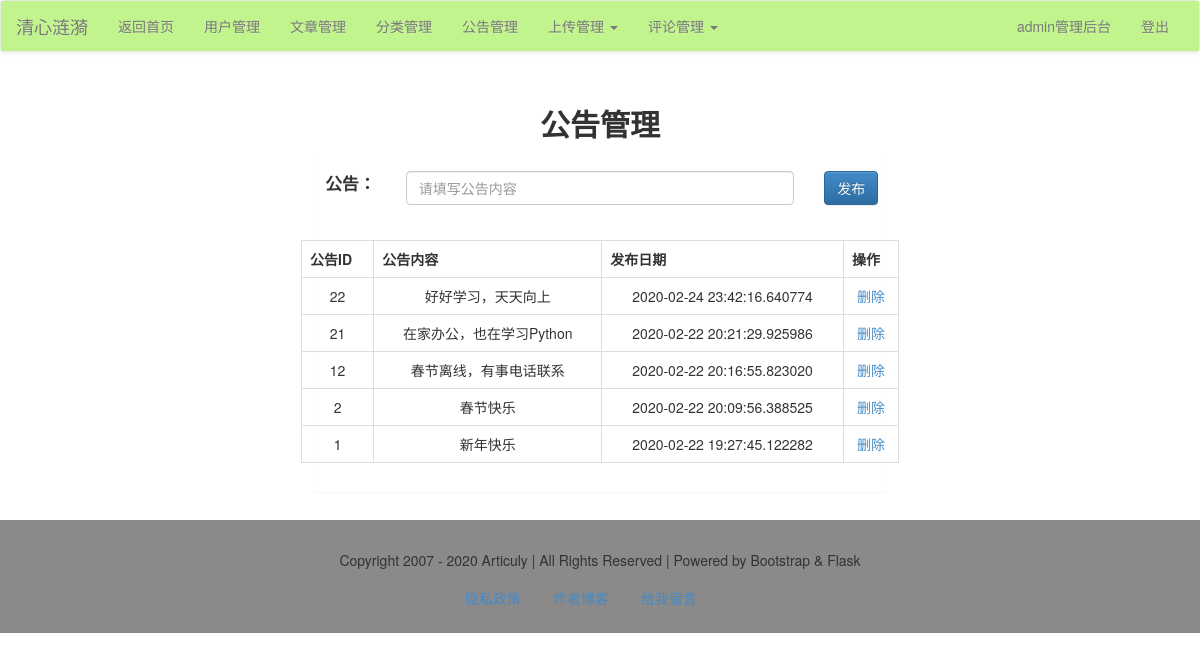
Page /admin/alert/list/ (signed in) on the committed database.
### models.py (models this page shows)
class Alert(db.Model):
    alert_id = db.Column(db.Integer, primary_key=True)
    alert_time = db.Column(db.DateTime, default=datetime.now)
    alert_content = db.Column(db.String)

### admin/alert.py (the view)
@admin_app.route("/alert/list/", methods=['get', 'post'])
def alert_list():
    alerts = Alert.query.order_by(Alert.alert_id.desc()).all()
    if request.method == 'POST':
        content = request.form['alert']
        alert = Alert(alert_content=content)
        db.session.add(alert)
        db.session.commit()
        return redirect(url_for("admin_app.alert_list"))
    return render_template('admin/alert/alert_list.html', alerts=alerts)

### admin/admin_app.py (called while the page is built)
@admin_app.before_request
@login_required
def is_admin():
    print(session['user'])
    if session['user'] != 'admin':
        print('user is someone else.')
        return redirect(url_for('login'))

### app.py (called while the page is built)
@app.context_processor
def account():
    username = session.get('user')
    return {'username': username}

@app.context_processor
def getCateList():
    cates = Category.query.all()
    return {'cates': cates}

### libs.py (called while the page is built)
def login_required(func):
    @wraps(func)
    def decorator_nest(*args, **kwargs):
        if not 'user' in session:
            return redirect(url_for('login'))
        else:
            print(func)
            return func(*args, **kwargs)
    return decorator_nest

### templates/admin/alert/alert_list.html (shortened to what this page needs)
{% extends'admin/admin_base.html' %}
{% block content %}
    <div class="container-fluid">
        <div class="row">
            <div class="main col-lg-6 col-lg-offset-3 col-md-8 col-md-offset-2 col-sm-10 col-sm-offset-1 col-xs-12">
                <h2 class="text-center"><b>公告管理</b></h2>
                <div class="panel">
                    <div class="row">
                        <form action="" method="post" class="form-horizontal">
                            <div class="form-group">
                                <div class="col-xs-2 text-right middle">
                                    <label for="alert"><p style="font-size: 1.2em">公告：</p></label>
                                </div>
                                <div class="col-xs-8">
                                    <input class="form-control" type="text" name="alert" id="alert" value=""
                                           placeholder="请填写公告内容">
                                </div>
                                <div class="col-xs-2">
                                    <input type="submit" name="submit" id="btn1" class="btn btn-primary" value="发布">
                                </div>
                            </div>
                        </form>
                    </div>
                    <div class="row">
                        <table class="table table-bordered">
                            <tr>
                                <th>公告ID</th>
                                <th>公告内容</th>
                                <th>发布日期</th>
                                <th>操作</th>
                            </tr>
                            {% for alert in alerts %}
                                <tr class="text-center">
                                    <td>{{ alert.alert_id }}</td>
                                    <td>{{ alert.alert_content }}</td>
                                    <td>{{ alert.alert_time }}</td>
                                    <td>
                                        <a href="{{ url_for("admin_app.alert_remove", alert_id=alert.alert_id) }}">删除</a>
                                    </td>
                                </tr>
                            {% endfor %}
                        </table>
                    </div>
                </div>
            </div>
        </div>
    </div>
{% endblock %}

### rows in the picture
Alert: alert_id "22", alert_content "好好学习，天天向上", alert_time "2020-02-24 23:42:16.640774"
Alert: alert_id "21", alert_content "在家办公，也在学习Python", alert_time "2020-02-22 20:21:29.925986"
Alert: alert_id "12", alert_content "春节离线，有事电话联系", alert_time "2020-02-22 20:16:55.823020"
Alert: alert_id "2", alert_content "春节快乐", alert_time "2020-02-22 20:09:56.388525"
Alert: alert_id "1", alert_content "新年快乐", alert_time "2020-02-22 19:27:45.122282"

### other values in the picture
{{ username }} "admin"
